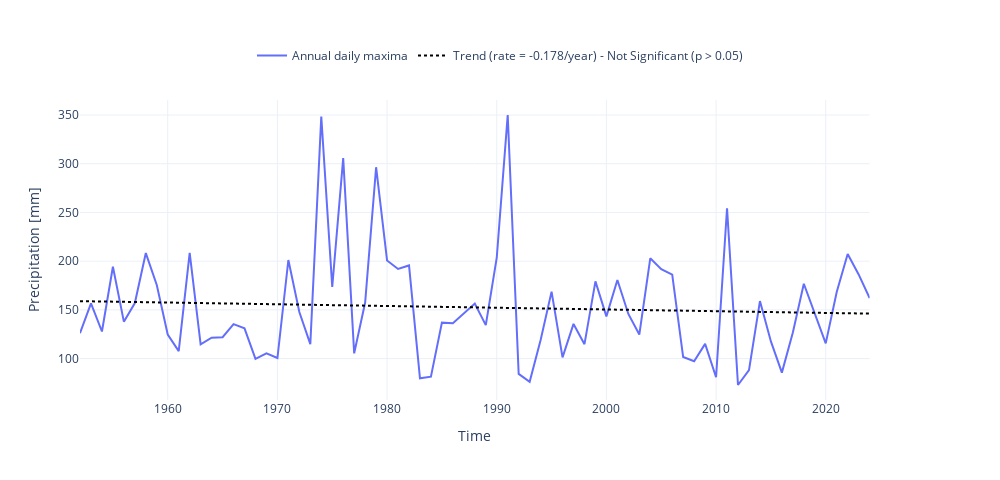

Notebook code for this chart:
### Markdown cell above
## Annual maxima

### Code cell
data_max = data.groupby(data.index.year).max()
data_max.index = pd.to_datetime(data_max.index, format = '%Y')

dict_plot = [{'data' : data_max, 'var' : 'PRCP', 'ax' : 1, 'label':'Annual daily maxima'},]
plot_timeseries_interactive(dict_plot, trendline = True, figsize = (25, 12), label_yaxes = 'Precipitation [mm]');
